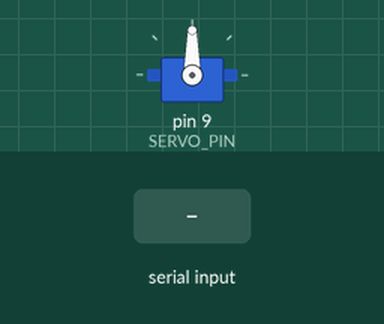
A sketch run on a simulated Arduino Uno, built with avr-gcc and run on an emulated ATmega328P. On the bench: servo. The inputs (shaded band) are chosen by the test bench.

Above: at 1.7 s.
1.8 s: "1" received over the second serial link
At 3.7 s:
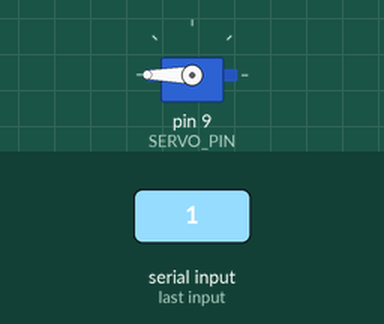
At 4.41 s:
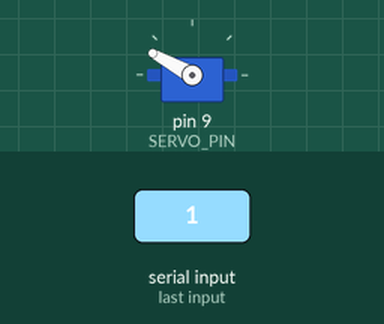
4.8 s: "2" received over the second serial link
At 6.0 s:
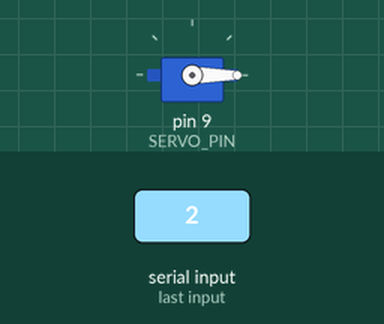
Timing chart, 0 to 9.2 s (numbered marks = the images above; inputs shaded):
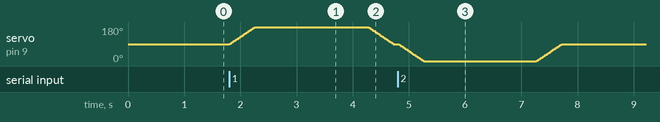

Measured:
- after the input at 1.8 s, servo on pin 9 (SERVO_PIN): rises from 90° to 180° in 0.46 s, then falls to 90° in 2.5 s

The sketch:

servo_bt.ino
```cpp
// servo_bt.ino
// Receives 1/2 over HC-05 Bluetooth and moves servo
// 1 = fork  → clockwise to 180°, holds, returns to 90°
// 2 = spoon → anticlockwise to 0°, holds, returns to 90°
// 3 = center → return to 90° (manual override)

#include <Servo.h>
#include <SoftwareSerial.h>

SoftwareSerial BT(10, 11);  // RX=10, TX=11
Servo myServo;

const int SERVO_PIN  = 9;
const int HOLD_MS    = 2000;  // ← change this to adjust hold time
const int SWEEP_MS   = 5;     // ← change this to adjust sweep speed (lower = faster)

int currentPos = 90;

void sweepTo(int target) {
  if (currentPos < target) {
    for (int pos = currentPos; pos <= target; pos++) {
      myServo.write(pos);
      delay(SWEEP_MS);
    }
  } else {
    for (int pos = currentPos; pos >= target; pos--) {
      myServo.write(pos);
      delay(SWEEP_MS);
    }
  }
  currentPos = target;
}

void setup() {
  BT.begin(9600);
  myServo.attach(SERVO_PIN);
  myServo.write(90);
  delay(500);
}

void loop() {
  if (BT.available() > 0) {
    char input = BT.read();

    if (input == '1') {
      sweepTo(180);
      delay(HOLD_MS);
      sweepTo(90);

    } else if (input == '2') {
      sweepTo(0);
      delay(HOLD_MS);
      sweepTo(90);

    } else if (input == '3') {
      sweepTo(90);
    }
  }
}
```
